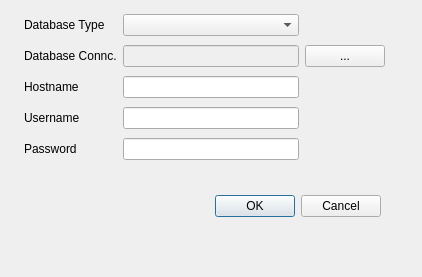
<?xml version="1.0" encoding="UTF-8"?>
<ui version="4.0">
 <class>PreferencesDialog</class>
 <widget class="QDialog" name="PreferencesDialog">
  <property name="geometry">
   <rect>
    <x>0</x>
    <y>0</y>
    <width>422</width>
    <height>277</height>
   </rect>
  </property>
  <property name="maximumSize">
   <size>
    <width>422</width>
    <height>277</height>
   </size>
  </property>
  <property name="windowTitle">
   <string>Dialog</string>
  </property>
  <widget class="QDialogButtonBox" name="buttonBox">
   <property name="geometry">
    <rect>
     <x>40</x>
     <y>190</y>
     <width>341</width>
     <height>32</height>
    </rect>
   </property>
   <property name="orientation">
    <enum>Qt::Horizontal</enum>
   </property>
   <property name="standardButtons">
    <set>QDialogButtonBox::Cancel|QDialogButtonBox::Ok</set>
   </property>
  </widget>
  <widget class="QWidget" name="gridLayoutWidget">
   <property name="geometry">
    <rect>
     <x>24</x>
     <y>11</y>
     <width>361</width>
     <height>155</height>
    </rect>
   </property>
   <layout class="QGridLayout" name="gridLayout">
    <item row="1" column="2">
     <widget class="QComboBox" name="comboBoxDatabaseType">
      <property name="enabled">
       <bool>true</bool>
      </property>
     </widget>
    </item>
    <item row="5" column="2">
     <widget class="QLineEdit" name="lineEditPassword">
      <property name="enabled">
       <bool>true</bool>
      </property>
     </widget>
    </item>
    <item row="2" column="3">
     <widget class="QPushButton" name="pushButtonDBForceFileDialog">
      <property name="enabled">
       <bool>true</bool>
      </property>
      <property name="text">
       <string>...</string>
      </property>
     </widget>
    </item>
    <item row="5" column="0">
     <widget class="QLabel" name="labelPassword">
      <property name="text">
       <string>Password</string>
      </property>
      <property name="buddy">
       <cstring>lineEditPassword</cstring>
      </property>
     </widget>
    </item>
    <item row="2" column="2">
     <widget class="QLineEdit" name="lineEditDatabaseConnection">
      <property name="enabled">
       <bool>false</bool>
      </property>
     </widget>
    </item>
    <item row="4" column="0">
     <widget class="QLabel" name="labelUserName">
      <property name="text">
       <string>Username</string>
      </property>
      <property name="buddy">
       <cstring>lineEditUserName</cstring>
      </property>
     </widget>
    </item>
    <item row="1" column="0">
     <widget class="QLabel" name="labelDatabaseType">
      <property name="text">
       <string>Database Type</string>
      </property>
      <property name="buddy">
       <cstring>comboBoxDatabaseType</cstring>
      </property>
     </widget>
    </item>
    <item row="4" column="2">
     <widget class="QLineEdit" name="lineEditUserName">
      <property name="enabled">
       <bool>true</bool>
      </property>
     </widget>
    </item>
    <item row="2" column="0">
     <widget class="QLabel" name="labelDatabaseConnection">
      <property name="text">
       <string>Database Connc.</string>
      </property>
      <property name="buddy">
       <cstring>lineEditDatabaseConnection</cstring>
      </property>
     </widget>
    </item>
    <item row="3" column="2">
     <widget class="QLineEdit" name="lineEditHostName">
      <property name="enabled">
       <bool>true</bool>
      </property>
     </widget>
    </item>
    <item row="3" column="0">
     <widget class="QLabel" name="labelHostName">
      <property name="text">
       <string>Hostname</string>
      </property>
      <property name="buddy">
       <cstring>lineEditHostName</cstring>
      </property>
     </widget>
    </item>
   </layout>
  </widget>
 </widget>
 <tabstops>
  <tabstop>comboBoxDatabaseType</tabstop>
  <tabstop>lineEditDatabaseConnection</tabstop>
  <tabstop>pushButtonDBForceFileDialog</tabstop>
  <tabstop>lineEditHostName</tabstop>
  <tabstop>lineEditUserName</tabstop>
  <tabstop>lineEditPassword</tabstop>
 </tabstops>
 <resources/>
 <connections>
  <connection>
   <sender>buttonBox</sender>
   <signal>accepted()</signal>
   <receiver>PreferencesDialog</receiver>
   <slot>accept()</slot>
   <hints>
    <hint type="sourcelabel">
     <x>248</x>
     <y>254</y>
    </hint>
    <hint type="destinationlabel">
     <x>157</x>
     <y>274</y>
    </hint>
   </hints>
  </connection>
  <connection>
   <sender>buttonBox</sender>
   <signal>rejected()</signal>
   <receiver>PreferencesDialog</receiver>
   <slot>reject()</slot>
   <hints>
    <hint type="sourcelabel">
     <x>316</x>
     <y>260</y>
    </hint>
    <hint type="destinationlabel">
     <x>286</x>
     <y>274</y>
    </hint>
   </hints>
  </connection>
 </connections>
</ui>
